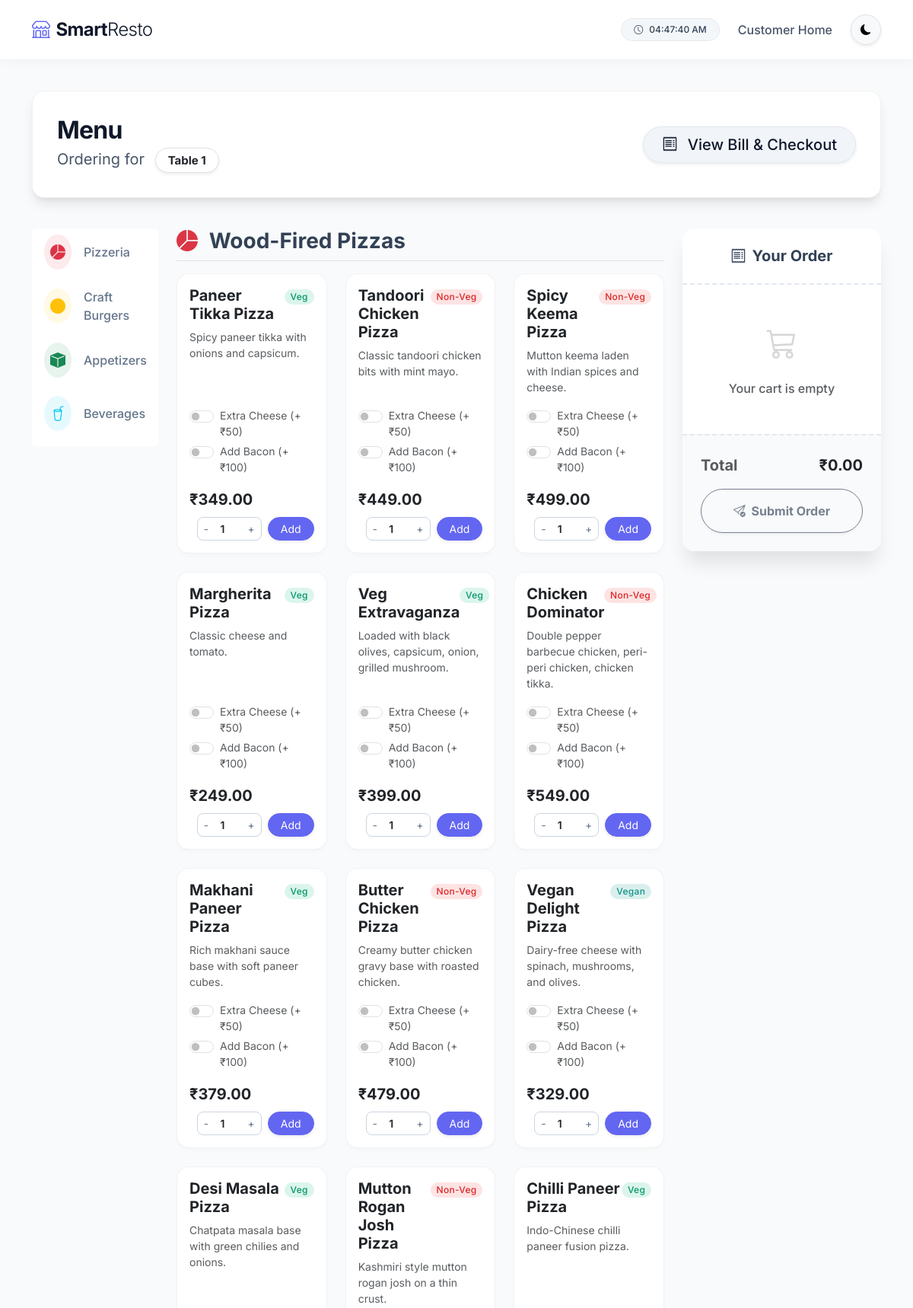
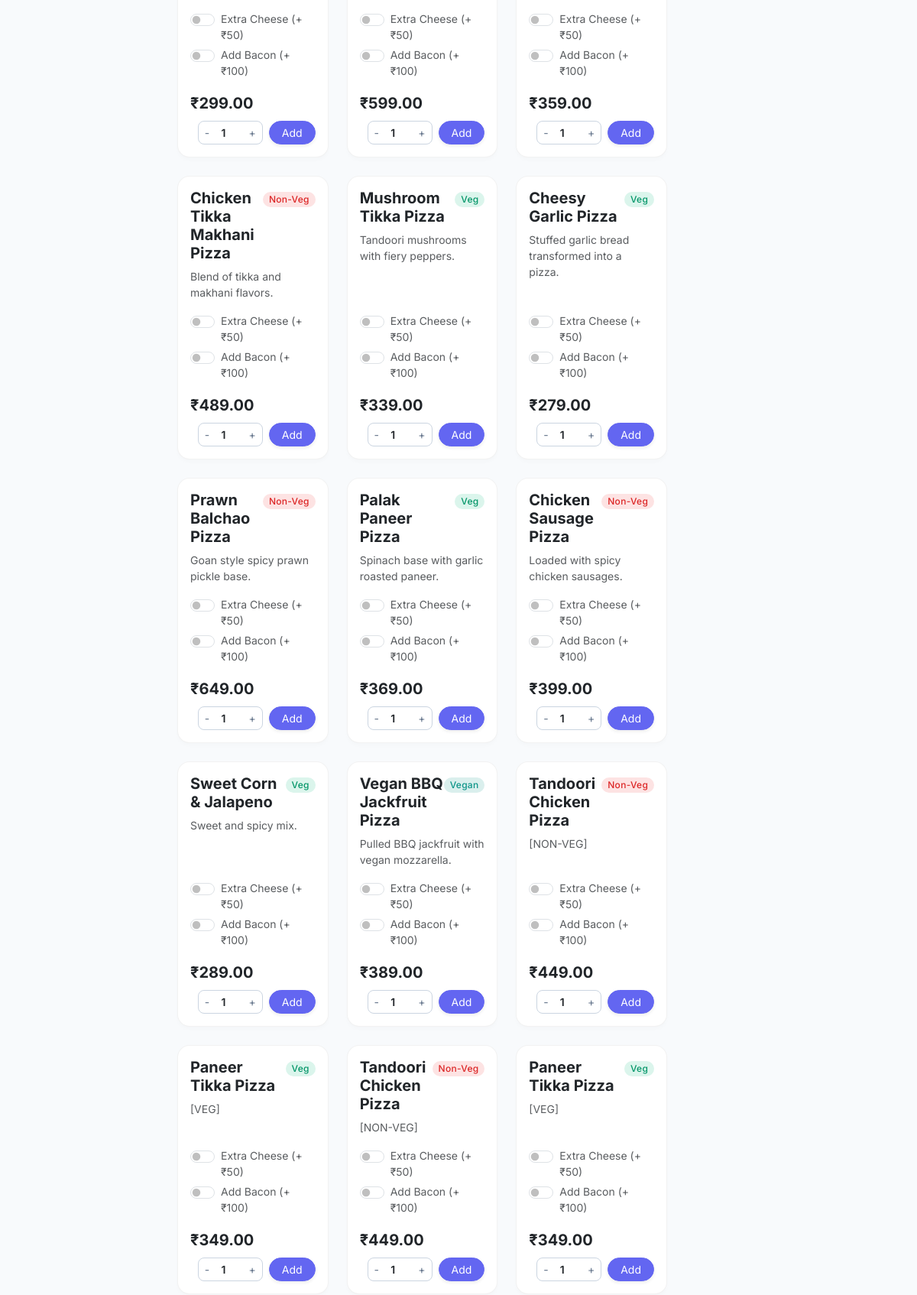
Page /menu/1/ (upper part) on the committed database (2 pictures, top to bottom).
### restaurant/models.py (models this page shows, shortened)
class RestaurantTable(models.Model):
    table_number = models.IntegerField(unique=True)
    is_occupied = models.BooleanField(default=False)

class MenuItem(models.Model):
    ITEM_TYPES = [
        ('VEG', 'Vegetarian'),
        ('NON_VEG', 'Non-Vegetarian'),
        ('VEGAN', 'Vegan'),
    ]
    name = models.CharField(max_length=100)
    price = models.DecimalField(max_digits=8, decimal_places=2)
    item_type = models.CharField(max_length=20, choices=ITEM_TYPES)
    description = models.TextField(blank=True)

### restaurant/views.py (the view)
# urls.py: path('menu/<int:table_id>/', views.menu_view, name='menu_page'),
def menu_view(request, table_id):
    table = get_object_or_404(RestaurantTable, table_number=table_id)
    from restaurant.models import MenuItem # Local import to avoid cyclic issues at top if any
    items = MenuItem.objects.all()
    pizzas = [item for item in items if 'Pizza' in item.name or 'Extravaganza' in item.name or 'Dominator' in item.name or 'Sweet Corn' in item.name]
    burgers = [item for item in items if 'Burger' in item.name or 'Mac' in item.name]
    sides = [item for item in items if 'Fries' in item.name or 'Wings' in item.name or 'Bread' in item.name or 'Kebab' in item.name or 'Rings' in item.name or 'Poppers' in item.name or 'Nuggets' in item.name or 'Samosa' in item.name or 'Wedges' in item.name or 'Skewers' in item.name]
    beverages = [item for item in items if item not in pizzas and item not in burgers and item not in sides]
    veg_items = items.filter(item_type='VEG')
    non_veg_items = items.filter(item_type='NON_VEG')
    vegan_items = items.filter(item_type='VEGAN')
    return render(request, 'restaurant/menu.html', {
        'table': table,
        'pizzas': pizzas,
        'burgers': burgers,
        'sides': sides,
        'beverages': beverages,
        'veg_items': veg_items,
        'non_veg_items': non_veg_items,
        'vegan_items': vegan_items
    })

### restaurant/templates/restaurant/menu.html (shortened to what this page needs)
{% extends 'restaurant/base.html' %}
{% block content %}
<div class="toast-container position-fixed top-0 end-0 p-4 mt-5" style="z-index: 1060;">
</div>
<div class="menu-header d-flex flex-column flex-md-row justify-content-between align-items-md-center sticky-top"
    style="top: 1rem; z-index: 1040;">
    <div class="mb-3 mb-md-0">
        <h2 class="fw-bolder mb-1" style="letter-spacing: -0.025em;">Menu</h2>
        <p class="menu-subtitle mb-0 mt-1 fs-5">Ordering for <span
                class="badge bg-white text-dark ms-2 rounded-pill px-3 py-2 shadow-sm border">Table {{table.table_number}}</span></p>
    </div>
    <div>
        <a href="{% url 'payment_page' table.table_number %}"
            class="btn menu-header-btn btn-lg rounded-pill shadow-sm fw-medium px-4"
            onclick="showGlobalSpinner('Generating Bill...')">
            <i class="bi bi-receipt me-2"></i> View Bill & Checkout
        </a>
    </div>
</div>
<div class="row">
    <div class="col-lg-2 mb-4">
        <div class="sticky-top bg-white rounded" style="top: 100px; z-index: 1030;">
            <div
                class="list-group list-group-horizontal-lg flex-lg-column nav-pills-custom overflow-auto mobile-scroll-nav pb-1">
                <a href="#pizzas" class="list-group-item list-group-item-action d-flex align-items-center">
                    <div class="rounded-circle bg-danger bg-opacity-10 p-2 me-3 d-none d-lg-block"><i
                            class="bi bi-pie-chart-fill text-danger fs-5"></i></div> Pizzeria
                </a>
                <a href="#burgers" class="list-group-item list-group-item-action d-flex align-items-center">
                    <div class="rounded-circle bg-warning bg-opacity-10 p-2 me-3 d-none d-lg-block"><i
                            class="bi bi-circle-fill text-warning fs-5"></i></div> Craft Burgers
                </a>
                <a href="#sides" class="list-group-item list-group-item-action d-flex align-items-center">
                    <div class="rounded-circle bg-success bg-opacity-10 p-2 me-3 d-none d-lg-block"><i
                            class="bi bi-box-fill text-success fs-5"></i></div> Appetizers
                </a>
                <a href="#beverages" class="list-group-item list-group-item-action d-flex align-items-center">
                    <div class="rounded-circle bg-info bg-opacity-10 p-2 me-3 d-none d-lg-block"><i
                            class="bi bi-cup-straw text-info fs-5"></i></div> Beverages
                </a>
            </div>
        </div>
    </div>
    <div class="col-lg-7 mb-4">
        {% if pizzas %}
        <div id="pizzas" class="mb-5">
            <h3 class="fw-bold mb-3 border-bottom pb-2"><i class="bi bi-pie-chart-fill text-danger me-2"></i> Wood-Fired
                Pizzas</h3>
            <div class="row row-cols-1 row-cols-md-2 row-cols-xl-3 g-4">
                {% for item in pizzas %}
                <div class="col">
                    <div class="card h-100 item-card">
                        <div class="card-body d-flex flex-column">
                            <div class="d-flex justify-content-between align-items-start mb-2">
                                <h5 class="card-title fw-bold text-dark mb-0">{{ item.name }}</h5>
                                <div>
                                    {% if item.item_type == 'VEG' %}<span
                                        class="badge badge-custom badge-veg">Veg</span>
                                    {% elif item.item_type == 'NON_VEG' %}<span
                                        class="badge badge-custom badge-nonveg">Non-Veg</span>
                                    {% else %}<span class="badge badge-custom badge-vegan">Vegan</span>{% endif %}
                                </div>
                            </div>
                            <p class="card-text text-muted small flex-grow-1">{{ item.description }}</p>
                            <div class="form-check form-switch mb-1">
                                <input class="form-check-input cheese-switch" type="checkbox" id="cheese_{{ item.id }}">
                                <label class="form-check-label small text-muted" for="cheese_{{ item.id }}">Extra Cheese
                                    (+₹50)</label>
                            </div>
                            <div class="form-check form-switch mb-3">
                                <input class="form-check-input bacon-switch" type="checkbox" id="bacon_{{ item.id }}">
                                <label class="form-check-label small text-muted" for="bacon_{{ item.id }}">Add Bacon
                                    (+₹100)</label>
                            </div>
                            <div class="mt-auto d-flex justify-content-between align-items-center flex-wrap gap-2">
                                <span class="fs-5 fw-bold text-dark">₹{{ item.price }}</span>
                                <div
                                    class="d-flex align-items-center flex-wrap gap-2 mt-2 mt-sm-0 w-100 justify-content-end">
                                    <div class="input-group input-group-sm input-group-seamless" style="width: 85px;">
                                        <button class="btn px-2" type="button"
                                            onclick="var inp = document.getElementById('qty_{{ item.id }}'); if(inp.value > 1) inp.value--;">-</button>
                                        <input type="number" class="form-control text-center px-0"
                                            id="qty_{{ item.id }}" value="1" min="1" readonly>
                                        <button class="btn px-2" type="button"
                                            onclick="document.getElementById('qty_{{ item.id }}').value++;">+</button>
                                    </div>
                                    <button class="btn btn-primary-pill btn-sm rounded-pill px-3 order-btn shadow-sm"
                                        data-id="{{ item.id }}" data-name="{{ item.name }}"
                                        data-price="{{ item.price }}" data-type="{{ item.item_type }}">
                                        Add
                                    </button>
                                </div>
                            </div>
                        </div>
                    </div>
                </div>
                {% endfor %}
            </div>
        </div>
        {% endif %}
    </div>
    <div class="col-lg-3">
        <div class="sticky-top" style="top: 100px; z-index: 1020;">
            <div class="cart-receipt">
                <div class="cart-receipt-header text-center">
                    <h5 class="fw-bolder mb-0"><i class="bi bi-receipt me-2"></i>Your Order</h5>
                </div>
                <div class="card-body p-0">
                    <ul id="cartItemsList" class="list-group list-group-flush"
                        style="max-height: 400px; overflow-y: auto;">
                        <li class="list-group-item text-center text-muted py-5" id="emptyCartMsg"
                            style="background: transparent;">
                            <i class="bi bi-cart3 fs-1 opacity-25 mb-3 d-block"></i>
                            <span class="fw-medium">Your cart is empty</span>
                        </li>
                    </ul>
                </div>
                <div class="cart-receipt-footer">
                    <div class="d-flex justify-content-between align-items-center fw-bolder mb-3 fs-5">
                        <span class="text-muted">Total</span>
                        <span id="cartTotalDisplay" class="text-dark">₹0.00</span>
                    </div>
                    <button class="btn btn-primary-pill w-100 fw-bold py-3 shadow-sm rounded-pill" id="submitOrderBtn"
                        disabled>
                        <i class="bi bi-send-check me-1"></i> Submit Order
                    </button>
                </div>
            </div>
        </div>
    </div>
</div>
{% endblock %}

### restaurant/templates/restaurant/base.html (style rules this page uses)
body { font-family: 'Inter', sans-serif; background-color: #f8fafc; color: #334155; }
html { scroll-behavior: smooth; }

### restaurant/templates/restaurant/menu.html (style rules this page uses)
.menu-header { background: #ffffff; color: #0f172a; padding: 2rem; margin-bottom: 2.5rem; border-radius: 1rem; box-shadow: 0 10px 15px -3px rgba(0, 0, 0, 0.1), 0 4px 6px -2px rgba(0, 0, 0, 0.05); border: 1px solid rgba(0, 0, 0, 0.05); transition: all 0.3s ease; }
.menu-subtitle { color: #475569; }
.menu-header-btn { background: #f1f5f9; color: #0f172a; border: 1px solid #e2e8f0; transition: all 0.3s; }
.item-card { border: 1px solid rgba(0, 0, 0, 0.05); border-radius: 1rem; background: #ffffff; box-shadow: 0 4px 6px -1px rgba(0, 0, 0, 0.02); transition: transform 0.2s ease, box-shadow 0.2s ease; display: flex; flex-direction: column; }
.badge-custom { padding: 0.35em 0.65em; border-radius: 2rem; font-weight: 500; font-size: 0.75rem; letter-spacing: 0.025em; }
.badge-veg { background-color: rgba(16, 185, 129, 0.15); color: #059669; }
.badge-nonveg { background-color: rgba(239, 68, 68, 0.15); color: #dc2626; }
.badge-vegan { background-color: rgba(13, 148, 136, 0.15); color: #0d9488; }
.nav-pills-custom .list-group-item { border: none; border-radius: 0.75rem; margin-bottom: 0.5rem; font-weight: 500; color: #64748b; background: transparent; transition: all 0.2s ease; }
.input-group-seamless { border: 1px solid #cbd5e1; border-radius: 0.5rem; overflow: hidden; background: #ffffff; }
.input-group-seamless .btn { border: none; background: transparent; color: #64748b; }
.input-group-seamless input { border: none; box-shadow: none; font-weight: 600; background: transparent !important; color: inherit !important; }
.cart-receipt { background: #ffffff; border-radius: 1rem; border: none; box-shadow: 0 20px 25px -5px rgba(0, 0, 0, 0.1); overflow: hidden; }
.cart-receipt-header { background: transparent; border-bottom: 2px dashed #e2e8f0; padding: 1.5rem; }
.cart-receipt-footer { background: #f8fafc; border-top: 2px dashed #e2e8f0; padding: 1.5rem; }
.mobile-scroll-nav { -ms-overflow-style: none; scrollbar-width: none; }
.btn-primary-pill { background-color: #6366f1; border-color: #6366f1; color: #ffffff; transition: all 0.2s; }

### rows in the picture
RestaurantTable: table_number "1"
MenuItem: name "Paneer Tikka Pizza", item_type "Veg", description "Spicy paneer tikka with onions and capsicum.", price "349.00"
MenuItem: name "Tandoori Chicken Pizza", item_type "Non-Veg", description "Classic tandoori chicken bits with mint mayo.", price "449.00"
MenuItem: name "Spicy Keema Pizza", item_type "Non-Veg", description "Mutton keema laden with Indian spices and cheese.", price "499.00"
MenuItem: name "Margherita Pizza", item_type "Veg", description "Classic cheese and tomato.", price "249.00"
MenuItem: name "Veg Extravaganza", item_type "Veg", description "Loaded with black olives, capsicum, onion, grilled mushroom.", price "399.00"
MenuItem: name "Chicken Dominator", item_type "Non-Veg", description "Double pepper barbecue chicken, peri-peri chicken, chicken tikka.", price "549.00"
MenuItem: name "Makhani Paneer Pizza", item_type "Veg", description "Rich makhani sauce base with soft paneer cubes.", price "379.00"
MenuItem: name "Butter Chicken Pizza", item_type "Non-Veg", description "Creamy butter chicken gravy base with roasted chicken.", price "479.00"
MenuItem: name "Vegan Delight Pizza", item_type "Vegan", description "Dairy-free cheese with spinach, mushrooms, and olives.", price "329.00"
MenuItem: name "Desi Masala Pizza", item_type "Veg", description "Chatpata masala base with green chilies and onions.", price "299.00"
MenuItem: name "Mutton Rogan Josh Pizza", item_type "Non-Veg", description "Kashmiri style mutton rogan josh on a thin crust.", price "599.00"
MenuItem: name "Chilli Paneer Pizza", item_type "Veg", description "Indo-Chinese chilli paneer fusion pizza.", price "359.00"
MenuItem: name "Chicken Tikka Makhani Pizza", item_type "Non-Veg", description "Blend of tikka and makhani flavors.", price "489.00"
MenuItem: name "Mushroom Tikka Pizza", item_type "Veg", description "Tandoori mushrooms with fiery peppers.", price "339.00"
MenuItem: name "Cheesy Garlic Pizza", item_type "Veg", description "Stuffed garlic bread transformed into a pizza.", price "279.00"
MenuItem: name "Prawn Balchao Pizza", item_type "Non-Veg", description "Goan style spicy prawn pickle base.", price "649.00"
MenuItem: name "Palak Paneer Pizza", item_type "Veg", description "Spinach base with garlic roasted paneer.", price "369.00"
MenuItem: name "Chicken Sausage Pizza", item_type "Non-Veg", description "Loaded with spicy chicken sausages.", price "399.00"
MenuItem: name "Sweet Corn & Jalapeno", item_type "Veg", description "Sweet and spicy mix.", price "289.00"
MenuItem: name "Vegan BBQ Jackfruit Pizza", item_type "Vegan", description "Pulled BBQ jackfruit with vegan mozzarella.", price "389.00"
MenuItem: name "Tandoori Chicken Pizza", item_type "Non-Veg", description "[NON-VEG]", price "449.00"
MenuItem: name "Paneer Tikka Pizza", item_type "Veg", description "[VEG]", price "349.00"
MenuItem: name "Tandoori Chicken Pizza", item_type "Non-Veg", description "[NON-VEG]", price "449.00"
MenuItem: name "Paneer Tikka Pizza", item_type "Veg", description "[VEG]", price "349.00"
